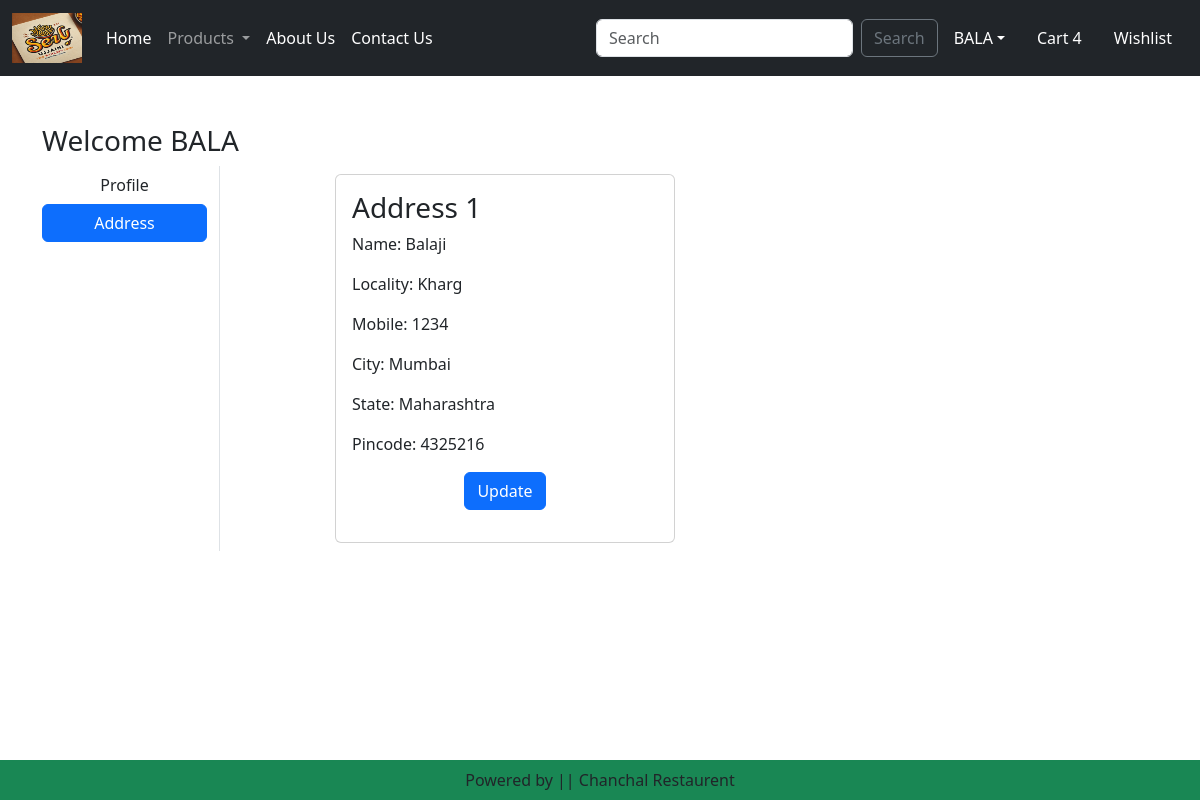
The page /address/ (signed in) on the database its author committed.
### home/models.py (models this page shows, shortened)
class Customer(models.Model):
    user = models.ForeignKey(User, on_delete=models.CASCADE)
    name = models.CharField(max_length=200)
    locality = models.CharField(max_length=200)
    city = models.CharField(max_length=50)
    mobile = models.PositiveIntegerField(default=0)
    zipcode = models.PositiveIntegerField()
    state = models.CharField(choices=STATE_CHOICES, max_length=100)

### home/views.py (the view)
# urls.py: path('address/', views.address, name='address'),
def address(request):
    add = Customer.objects.filter(user=request.user)
    return render(request, 'home/address.html', locals())

### home/templates/home/address.html (shortened to what this page needs)
{% extends 'home/base.html' %}
{% load static %}
{% block main-content %}
<div class="container my-5">
    <div class="row">
        <h3>Welcome <span class="text-capitalize">{{request.user}}</span></h3>
        <div class="col-sm-2 border-end">
            <ul class="list-unstyled">
                <li class="d-grid"><a href="{% url 'profile' %}" class="btn">Profile</a></li>
                <li class="d-grid"><a href="{% url 'address' %}" class="btn btn-primary">Address</a></li>
            </ul>
        </div>
        <div class="col-sm-8 offset-sm-1">
            <div class="row">
                {% for ad in add %}
                    <div class="col-sm-6">
                        <div class="card m-2">
                            <div class="card-body">
                                <h3>Address {{forloop.counter}}</h3>
                                <p>Name: {{ad.name}}</p>
                                <p>Locality: {{ad.locality}}</p>
                                <p>Mobile: {{ad.mobile}}</p>
                                <p>City: {{ad.city}}</p>
                                <p>State: {{ad.state}}</p>
                                <p>Pincode: {{ad.zipcode}}</p>
                                <p class="text-center"><a href="{% url 'update_address' pk=ad.id %}" type="button" class="btn btn-primary">Update</a></p>
                            </div>
                        </div>
                    </div>
                {% endfor %}
            </div>
        </div>
    </div>
</div>
{% endblock main-content %}

### home/templates/home/base.html (shortened to what this page needs)
<!DOCTYPE html>
{% load static %}
<html lang="en">
<head>
    <link href="https://cdn.jsdelivr.net/npm/bootstrap@5.3.3/dist/css/bootstrap.min.css" rel="stylesheet">
    <link rel="stylesheet" href="{% static 'home/css/owl.carousel.min.css' %}"/>
    <link rel="stylesheet" href="{% static 'home/css/all.min.css' %}"/>
    <link rel="stylesheet" href="{% static 'home/css/style.css' %}"/>
</head>
<body>
    <nav class="navbar navbar-expand-lg navbar-dark bg-dark">
        <div class="container-fluid">
          <a class="navbar-brand" href="#">
            <img src="{% static 'home/images/logo.webp' %}" width="70" height="50">
          </a>
          <div class="collapse navbar-collapse" id="navbarSupportedContent">
            <ul class="navbar-nav me-auto mb-2 mb-lg-0">
              <li class="nav-item">
                <a class="nav-link active" aria-current="page" href="/">Home</a>
              </li>
              <li class="nav-item dropdown">
                <a class="nav-link dropdown-toggle" href="#" role="button" data-bs-toggle="dropdown" aria-expanded="false">
                  Products
                </a>
              </li>
              <li class="nav-item">
                <a class="nav-link text-white" href="{% url 'about' %}">About Us</a>
              </li>
              <li class="nav-item">
                <a class="nav-link text-white" href="{% url 'contact' %}">Contact Us</a>
              </li>
            </ul>
            <form class="d-flex" role="search">
              <input class="form-control me-2" type="search" placeholder="Search" aria-label="Search">
              <button class="btn btn-outline-secondary" type="submit">Search</button>
            </form>
          </div>
          {% if request.user.is_authenticated %}
          <ul class="navbar-nav me-auto mb-2 mb-lg-0">
            <li class="nav-item dropdown mx-2">
              <a class="nav-link active dropdown-toggle text-white" href="#" id="profileDropdown" role="button" data-bs-toggle="dropdown" aria-expanded="false">{{user}}</a>
            </li>
            <li class="nav-item mx-2">
              <a href="{% url 'show_cart' %}" class="nav-link text-white">Cart 4</a>
            </li>
            <li class="nav-item mx-2">
              <a href="#" class="nav-link text-white">Wishlist</a>
            </li>
            {% endif %}
          </ul>
        </div>
      </nav>
      {% block main-content %} {% endblock main-content %}
      <footer class="container-fluid fixed-bottom bg-success text-center p-2 mt-5">
        Powered by || Chanchal Restaurent
      </footer>
</body>
</html>

### rows shown on the page
Customer: name "Balaji", locality "Kharg", mobile "1234", city "Mumbai", state "Maharashtra", zipcode "4325216"

### other values the page prints
{{ user }} "BALA"
{{ request.user }} "BALA"
